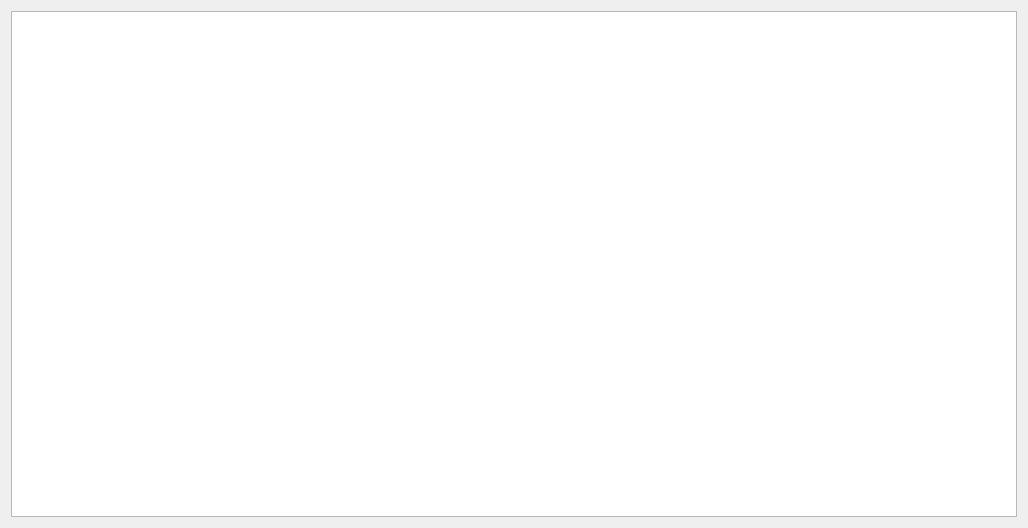
<?xml version="1.0" encoding="UTF-8"?>
<ui version="4.0">
 <class>niveles</class>
 <widget class="QWidget" name="niveles">
  <property name="geometry">
   <rect>
    <x>0</x>
    <y>0</y>
    <width>1028</width>
    <height>528</height>
   </rect>
  </property>
  <property name="minimumSize">
   <size>
    <width>1028</width>
    <height>528</height>
   </size>
  </property>
  <property name="windowTitle">
   <string>Form</string>
  </property>
  <layout class="QGridLayout" name="gridLayout">
   <item row="0" column="0">
    <widget class="QGraphicsView" name="graphicsView">
     <property name="minimumSize">
      <size>
       <width>0</width>
       <height>0</height>
      </size>
     </property>
    </widget>
   </item>
  </layout>
 </widget>
 <resources/>
 <connections/>
</ui>
